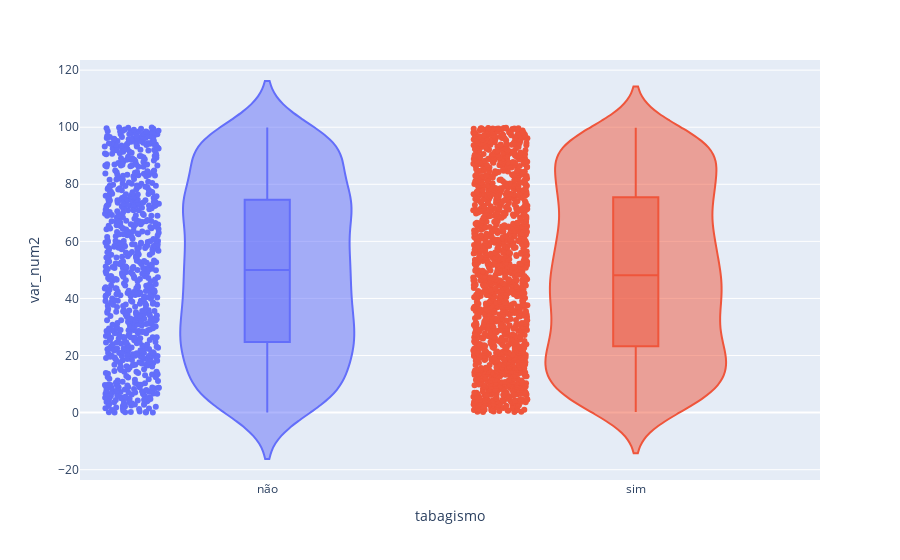

Notebook code cell kept with this figure:
### Code cell
analise_numcat(df, 'var_num2', 'tabagismo')

### Figure 1 — Plotly figure (JSON) as saved in the notebook; plotly's stock layout.template omitted (floating-point values rounded to 4 significant figures; data arrays with more than 128 entries replaced by an {"elided": "..."} marker saying what was removed)
{"data": [{"alignmentgroup": "True", "box": {"visible": true}, "hovertemplate": "tabagismo=%{x}<br>var_num2=%{y}<extra></extra>", "legendgroup": "não", "marker": {"color": "#636efa"}, "name": "não", "offsetgroup": "não", "orientation": "v", "points": "all", "scalegroup": "True", "showlegend": true, "type": "violin", "x": {"elided": "789 str values"}, "x0": " ", "xaxis": "x", "y": {"elided": "789 float values"}, "y0": " ", "yaxis": "y"}, {"alignmentgroup": "True", "box": {"visible": true}, "hovertemplate": "tabagismo=%{x}<br>var_num2=%{y}<extra></extra>", "legendgroup": "sim", "marker": {"color": "#EF553B"}, "name": "sim", "offsetgroup": "sim", "orientation": "v", "points": "all", "scalegroup": "True", "showlegend": true, "type": "violin", "x": {"elided": "1461 str values"}, "x0": " ", "xaxis": "x", "y": {"elided": "1461 float values"}, "y0": " ", "yaxis": "y"}], "layout": {"legend": {"title": {"text": "tabagismo"}, "tracegroupgap": 0}, "margin": {"t": 60}, "showlegend": false, "violinmode": "overlay", "xaxis": {"anchor": "y", "categoryarray": ["não", "sim"], "categoryorder": "array", "domain": [0, 1], "title": {"text": "tabagismo"}}, "yaxis": {"anchor": "x", "domain": [0, 1], "title": {"text": "var_num2"}}}}
